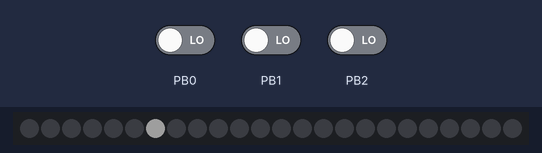
Simulated run of this sketch. Board: ATtiny85, built with avr-gcc and run on an emulated ATtiny85. Shown: 24 RGB LEDs in strip order, left to right. The inputs (shaded band) are chosen by the test bench; at power-on: PB1 LOW, PB0 LOW, PB2 LOW. Dim RGB values are drawn brighter than linear.

Above: at 1.28 s.
1.3 s: PB1 driven HIGH
At 2.7 s:
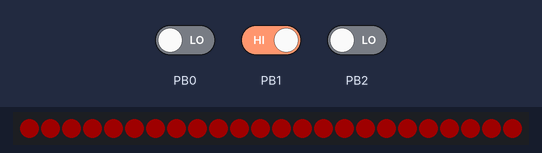
2.9 s: PB0 driven HIGH
At 2.96 s:
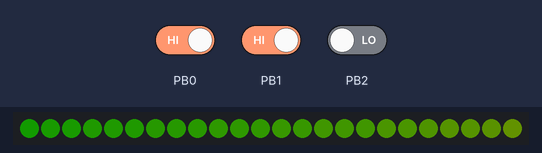
4.5 s: PB0 driven LOW
At 4.51 s:
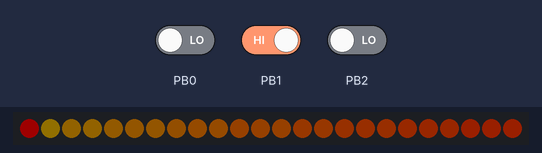
6.1 s: PB0 driven HIGH
At 6.81 s:
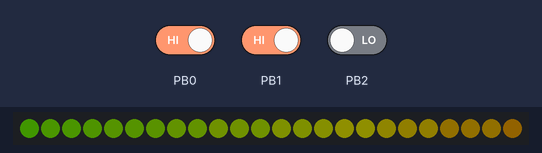
9.1 s: PB0 driven LOW and PB1 driven LOW and PB2 driven HIGH
At 10.5 s:
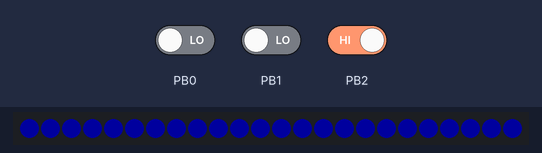
10.7 s: PB1 driven HIGH
At 10.8 s:
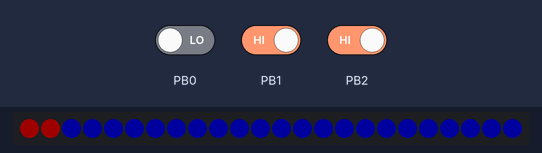

The sketch:

bumbles.ino
```cpp
// (licence header left out)
/*
 VU meter
 Derived from http://learn.adafruit.com/trinket-sound-reactive-led-color-organ/code

 LED "Color Organ" for Adafruit Trinket and NeoPixel LEDs.

Hardware requirements:
- Adafruit Trinket or Gemma mini microcontroller (ATTiny85).
- Adafruit Electret Microphone Amplifier (ID: 1063)
- Several Neopixels, you can mix and match
o Adafruit Flora RGB Smart Pixels (ID: 1260)
o Adafruit NeoPixel Digital LED strip (ID: 1138)
o Adafruit Neopixel Ring (ID: 1463)

Software requirements:
- Adafruit NeoPixel library

Connections:
- 5 V to mic amp +
- GND to mic amp -
- Analog pinto microphone output (configurable below)
- Digital pin to LED data input (configurable below)

Written by Adafruit Industries. Distributed under the BSD license.
This paragraph must be included in any redistribution.
*/

//#include <string>

#include <avr/power.h>
#include <Adafruit_NeoPixel.h>
#include "Adafruit_NeoPixel.h"

#define N_PIXELS   24  // Number of pixels in strand
#define STRIP_PIN  4  // NeoPixel LED strand is connected to this pin
#define SAMPLES   30  // Length of buffer for dynamic level adjustment
#define DOT_RUN_MILLIS 40
#define LAST_PIXEL_OFFSET N_PIXELS-1
#define DEBOUNCE_DELAY 50  // the debounce time; increase if the output flickers

namespace bumblesLights {
  enum
  {
    MODE_OFF,
    MODE_VUMETER,
    MODE_DOT_UP,
    MODE_DOT_DOWN,
    MODE_DOT_ZIGZAG,
    MODE_RAINBOW,
    MODE_RAINBOW_CYCLE,
    MODE_WIPE_RED,
    MODE_WIPE_GREEN,
    MODE_WIPE_BLUE,
    MODE_WIPE_YELLOW,
    MODE_WIPE_CYAN,
    MODE_WIPE_MAGENTA,
    MODE_MAX
  } MODE;

  class LightStrip {
    public:
      Adafruit_NeoPixel neoPixel;

      byte peak;
      byte mode;
      byte reverse;
      byte dotCount;
      byte volCount;
      int vol[SAMPLES];
      int lvl;
      int minLvlAvg;
      int maxLvlAvg;
      long lastTime;

      void init();
      void reset();
  };

  void LightStrip::reset() {
    this->peak = 0;
    this->reverse = 0;
    this->dotCount = 0;
    this->volCount = 0;
    this->lvl = 10;
    this->minLvlAvg = 0;
    this->maxLvlAvg = 512;
    this->lastTime = 0;

    memset(this->vol, 0, sizeof(this->vol));
  }

  void LightStrip::init() {
    this->reset();
    this->mode = MODE_OFF;

    // Parameter 1 = number of pixels in strip
    // Parameter 2 = pin number (most are valid)
    // Parameter 3 = pixel type flags, add toPlease choose the Ardunio Application Folder.gether as needed:
    //   NEO_KHZ800  800 KHz bitstream (most NeoPixel products w/WS2812 LEDs)
    //   NEO_KHZ400  400 KHz (classic 'v1' (not v2) FLORA pixels, WS2811 drivers)
    //   NEO_GRB     Pixels are wired for GRB bitstream (most NeoPixel products)
    //   NEO_RGB     Pixels are wired for RGB bitstream (v1 FLORA pixels, not v2)
    this->neoPixel = Adafruit_NeoPixel(N_PIXELS, STRIP_PIN, NEO_GRB + NEO_KHZ800);

    // This is only needed on 5V Arduinos (Uno, Leonardo, etc.).
    // Connect 3.3V to mic AND TO AREF ON ARDUINO and enable this
    // line.  Audio samples are 'cleaner' at 3.3V.
    // COMMENT OUT THIS LINE FOR 3.3V ARDUINOS (FLORA, ETC.):
    // analogReference(EXTERNAL);

    this->neoPixel.begin();
    this->neoPixel.setBrightness(30);
    this->neoPixel.show(); // Initialize all pixels to 'off'
  }

  void showDebugLight(uint8_t r, uint8_t g, uint8_t b, unsigned long duration) {
    Adafruit_NeoPixel ministrip = Adafruit_NeoPixel(1, STRIP_PIN, NEO_GRB + NEO_KHZ800);
    ministrip.begin();

    bool on = false;
    unsigned long started = millis();

    while((millis() - started) < duration) {
      if(on) {
        ministrip.setPixelColor(0, r, g, b);
      } else {
        ministrip.setPixelColor(0, 0, 0, 0);
      }

      ministrip.show();
      on = !on;
      delay(100);
    }
  }

  void drawDot(LightStrip* strip) {
    for (int i=0; i<N_PIXELS;i++)
    {
      if (i != strip->peak)
      {
        strip->neoPixel.setPixelColor(i, 0,0,0);
      }
      else
      {
        strip->neoPixel.setPixelColor(i, 255,255,255);
      }
    }
    strip->neoPixel.show();
  }

  void off(bumblesLights::LightStrip* strip) {
    if(strip->peak != N_PIXELS) {
      strip->peak = N_PIXELS; // move outside
      drawDot(strip);
    }
  }

  void runningDotUp(LightStrip* strip) {
    if(millis() - strip->lastTime >= DOT_RUN_MILLIS) {
      strip->lastTime = millis();
      drawDot(strip);

      if(strip->peak >= LAST_PIXEL_OFFSET) {
        strip->peak = 0;
      } else {
        strip->peak++;
      }
    }
  }

  void runningDotDown(LightStrip* strip) {
    if(millis() - strip->lastTime >= DOT_RUN_MILLIS) {
      strip->lastTime = millis();
      drawDot(strip);

      if(strip->peak <= 0) {
        strip->peak = LAST_PIXEL_OFFSET;
      } else {
        strip->peak--;
      }
    }
  }

  uint32_t Wheel(LightStrip* strip, byte WheelPos) {
    if(WheelPos < 85) {
     return strip->neoPixel.Color(WheelPos * 3, 255 - WheelPos * 3, 0);
    } else if(WheelPos < 170) {
     WheelPos -= 85;
     return strip->neoPixel.Color(255 - WheelPos * 3, 0, WheelPos * 3);
    } else {
     WheelPos -= 170;
     return strip->neoPixel.Color(0, WheelPos * 3, 255 - WheelPos * 3);
    }
}

  void rainbow(LightStrip* strip) {
    uint16_t i;

    if(millis() - strip->lastTime >= DOT_RUN_MILLIS) {
      strip->lastTime = millis();

      if(strip->lvl >= 256) {
        strip->lvl = 0;
      } else {
        strip->lvl++;
      }

      for(i=0; i < strip->neoPixel.numPixels(); i++) {
        uint32_t wheelVal = Wheel(strip, (i+ strip->lvl) & 255);
        strip->neoPixel.setPixelColor(i, wheelVal);
      }
      strip->neoPixel.show();
    }
  }

  void colorWipe(LightStrip* strip, uint8_t r, uint8_t g, uint8_t b)
  {
    if (millis() - strip->lastTime >= DOT_RUN_MILLIS) {
      strip->lastTime = millis();

      strip->neoPixel.setPixelColor(strip->peak, r, g, b);
      strip->neoPixel.show();

      if(strip->peak >= LAST_PIXEL_OFFSET) {
        strip->peak = 0;
      } else {
        strip->peak++;
      }
    }
  }

  void drawPattern(LightStrip* strip) {
    switch(strip->mode) {
      case MODE_OFF:
        off(strip);
        break;

      case MODE_DOT_UP:
        runningDotUp(strip);
        break;

      case MODE_DOT_DOWN:
        runningDotDown(strip);
        break;

      case MODE_RAINBOW:
        rainbow(strip);
        break;

      case MODE_WIPE_RED:
        colorWipe(strip, 255, 0, 0);
        break;

      case MODE_WIPE_GREEN:
        colorWipe(strip, 0, 255, 0);
        break;

      case MODE_WIPE_BLUE:
        colorWipe(strip, 0, 0, 255);
        break;

      case MODE_WIPE_YELLOW:
        colorWipe(strip, 255, 255, 0);
        break;

      case MODE_WIPE_CYAN:
        colorWipe(strip, 0, 255, 255);
        break;

      case MODE_WIPE_MAGENTA:
        colorWipe(strip, 255, 0, 255);
      break;
    }
  }
}

namespace bumblesButtons {
  class Button {
    public:
     int pin;
     long lastOffTime; // the previous reading from the input pin

     void init(int pin, bumblesLights::LightStrip* strip);
  };

  void Button::init(int pin, bumblesLights::LightStrip* strip) {
    this->pin = pin;
    this->lastOffTime = millis();

    pinMode(pin, INPUT);
  }

  bool isPressed(Button* button) {
    byte reading = digitalRead(button->pin);
    //Serial.println("Pin: " + String(button->pin) + ", Reading: " + String(reading));

    // The idea here is to make sure that this is a "real" button press
    // not some accidental voltage across the pin. To do that we always
    // set a `lastOffTime` everytime we come through and the voltage is
    // LOW on that pin. Then when the voltage moves to HIGH, we simply
    // check to see if enough time has passed before we return true
    // signifying that the button has been pressed.

    if (reading == HIGH) {
      //Serial.println("Pin: " + String(button->pin) + " reading == HIGH");

      if((millis() - button->lastOffTime) > DEBOUNCE_DELAY) {
        //Serial.println("TRUE!!");
        return true;
      }
    } else {
      button->lastOffTime = millis();
    }

    return false;
  }
}

bumblesButtons::Button g_button1;
bumblesButtons::Button g_button2;
bumblesButtons::Button g_button3;
bumblesButtons::Button g_button4;

bumblesLights::LightStrip g_strip;

void setup() {
  //Serial.begin(9600); // USB is always 12 Mbit/sec

  g_strip.init();
  g_strip.mode = bumblesLights::MODE_DOT_UP;

  g_button1.init(0, &g_strip);
  g_button2.init(1, &g_strip);
  g_button3.init(2, &g_strip);
  //g_button4.init(, &g_strip);

  if(!g_strip.neoPixel.getPixels()) {
    bumblesLights::showDebugLight(255, 0, 0, 0xFFFFFFFF);
  }
}

void loop() {
  byte oldMode = g_strip.mode;

  if(bumblesButtons::isPressed(&g_button1)) {
    g_strip.mode = bumblesLights::MODE_RAINBOW;
  } else if(bumblesButtons::isPressed(&g_button2)) {
     g_strip.mode = bumblesLights::MODE_WIPE_RED;
  } else if(bumblesButtons::isPressed(&g_button3)) {
    g_strip.mode = bumblesLights::MODE_WIPE_BLUE;
  } //else if(bumblesButtons::isPressed(&g_button4)) {
  //   g_strip.mode = bumblesLights::MODE_OFF;
  // }

  //Serial.println("MODE: " + String(g_strip.mode) + " " + String(oldMode));

  if(g_strip.mode != oldMode) {
    //Serial.println("MODE CHANGED");
    g_strip.reset();
  }

  bumblesLights::drawPattern(&g_strip);
  //Serial.println("Loop");

  //delay(300);  // do not print too fast!
}
```

Measured:
- after the input at 1.3 s, the LEDs: first change after 0.05 s (image 1 shows a later state)
- after the input at 2.9 s, the LEDs: change after 0.05 s (image 2)
- after the input at 6.1 s, the LEDs: first change after 0.05 s (image 4 shows a later state)
- after the input at 9.1 s, the LEDs: first change at once (image 5 shows a later state)
- after the input at 10.7 s, the LEDs: first change after 0.05 s (image 6 shows a later state)
